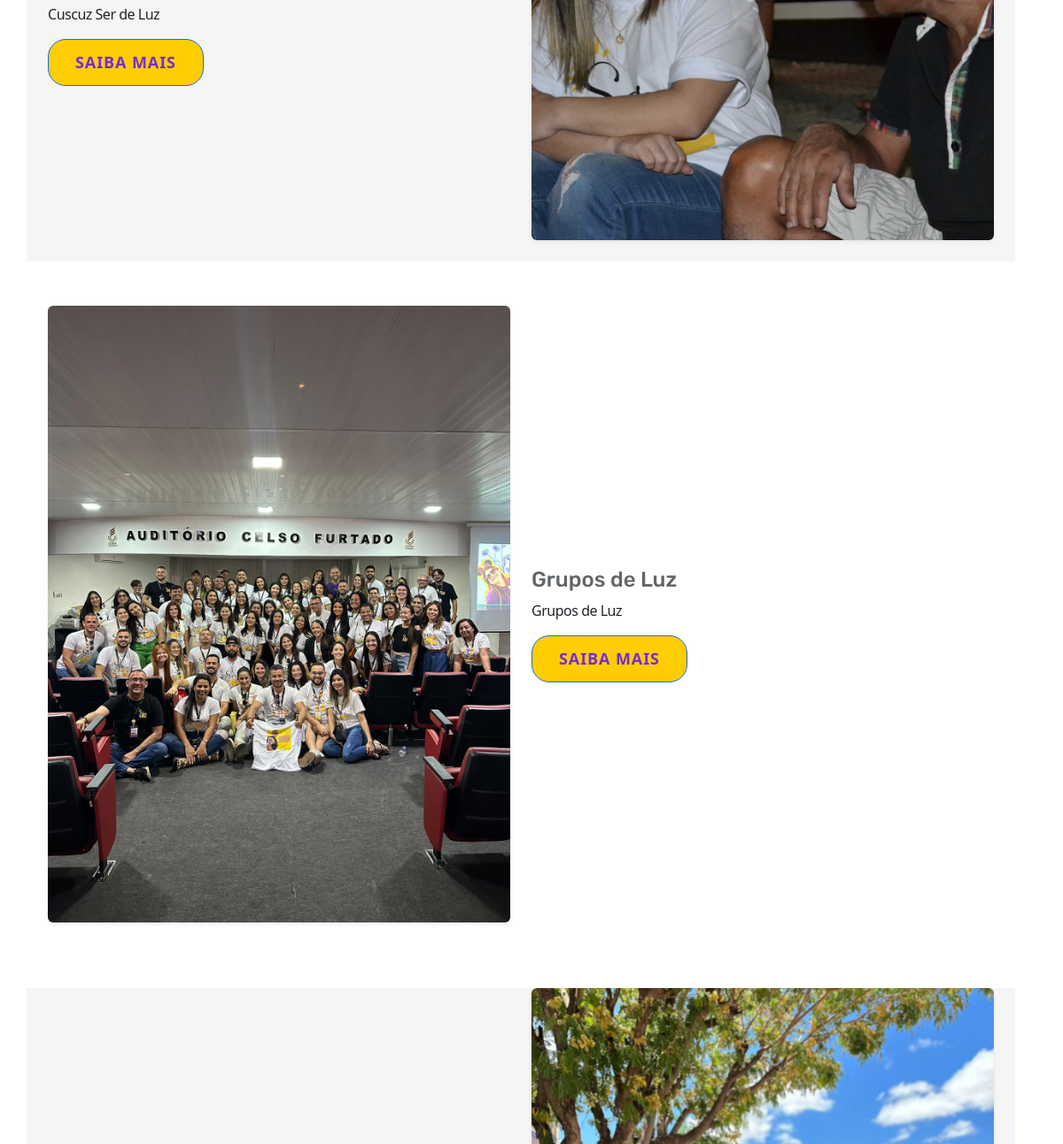
/projeto/ (middle part), run on an earlier commit of the app's database.
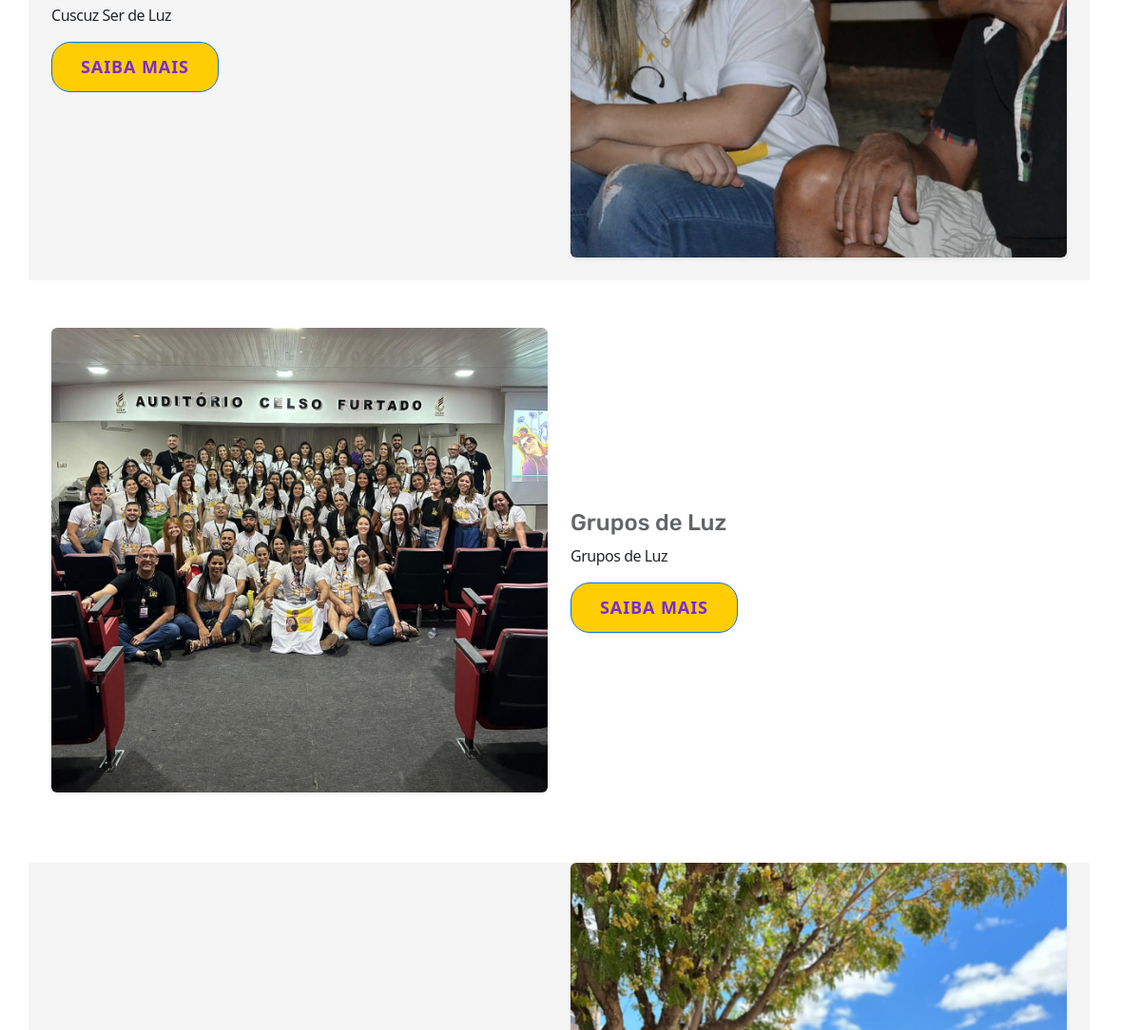
And on a later commit of the database.
### myapp/models.py (models this page shows, shortened)
class Projeto(models.Model):
    titulo = models.CharField(max_length=100)
    subtitulo = models.CharField(max_length=100)
    descricao = models.TextField()
    fotoprojeto = models.FileField(upload_to='projeto', verbose_name='fotoprojeto',
        null=True, blank=True)
    is_ativo = models.BooleanField(default=False)
    class Meta:
        verbose_name = 'Projeto'
        verbose_name_plural = 'Projetos'
        ordering = ['id']

### myapp/views.py (the view)
# urls.py: path('projeto/', views.projeto, name='projeto'),
def projeto(request):
    projetos = Projeto.objects.filter(is_ativo=False)
    context = {'projetos': projetos}
    return render(request, 'projeto.html', context)

### myapp/templates/projeto.html (shortened to what this page needs)
{% extends 'base.html' %}
{% load static %}
{% block content %}
  <section class="section section-lg">
    <div class="container">
      <div class="row row-50">
        {% for projeto in projetos %}
          <div class="row align-items-center {% if forloop.counter|divisibleby:2 %} flex-row-reverse bg-gray-1 {% else %} bg-default {% endif %}">
            <div class="col-lg-6 mb-4">
              {% if projeto.fotoprojeto %}
                <img src="{{ projeto.fotoprojeto.url }}" alt="{{ projeto.titulo }}" class="img-fluid rounded shadow-sm" />
              {% endif %}
            </div>
            <div class="col-lg-6">
              <h4 class="text-opacity-70">{{ projeto.titulo }}</h4>
              <p class="text-justify">{{ projeto.descricao }}</p>
              <a href="#detalhes-{{ projeto.id }}" class="btn btn-primary" data-toggle="collapse" role="button" aria-expanded="false" aria-controls="detalhes-{{ projeto.id }}">Saiba mais</a>
            </div>
          </div>
        {% endfor %}
      </div>
    </div>
  </section>
{% endblock %}

What changed in the data, as far as the page shows it:
changed Projeto "Grupos de Luz": fotoprojeto: a different picture
